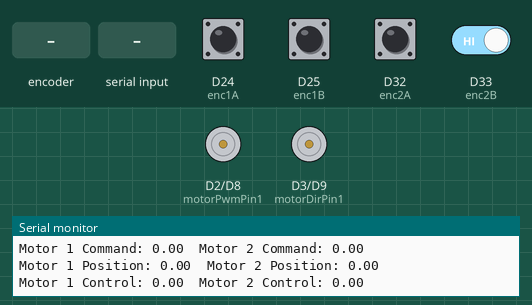
This sketch was run on a simulated Arduino Due. On the bench: motor-driver pin pairs drawn as motors (green arrow = first pin HIGH = forward, orange = second pin HIGH = backward, longer = more drive), the last lines printed to the serial monitor. The inputs (shaded band) are chosen by the test bench; at power-on: D24 (enc1A), D25 (enc1B), D32 (enc2A), D33 (enc2B) HIGH (analog values on the 0–1023 scale).

Above: at 1.2 s.
1.3 s: rotary encoder on D24 (enc1A) / D25 (enc1B) turned 3 steps (first pin leading)
At 3.0 s:
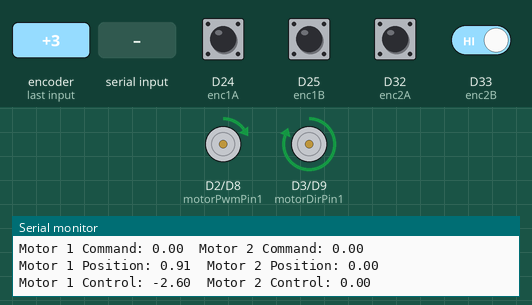
3.4 s: "1,90\n" received over Serial
At 6.2 s:
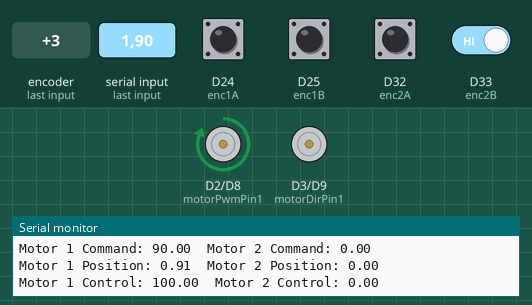
6.4 s: D32 (enc2A) pulled LOW for 0.15 s
At 6.47 s:
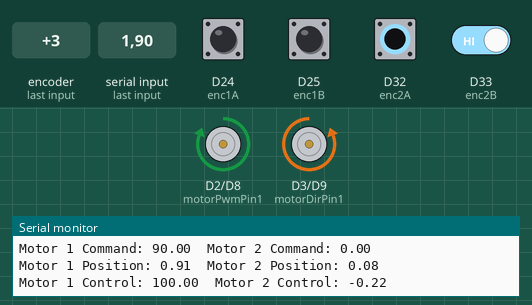
8.0 s: D32 (enc2A) pulled LOW for 3.2 s
At 12.1 s:
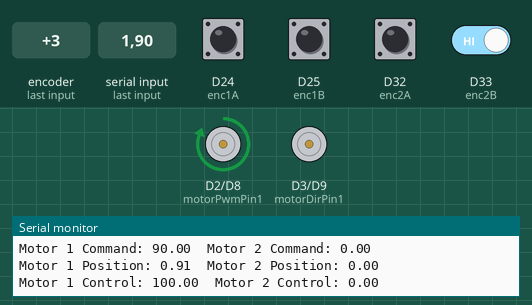
12.7 s: D32 (enc2A) driven LOW and D33 (enc2B) driven LOW
At 13.3 s:
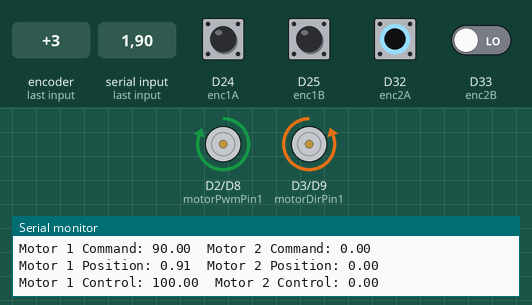
14.2 s: D33 (enc2B) driven HIGH
At 15.6 s:
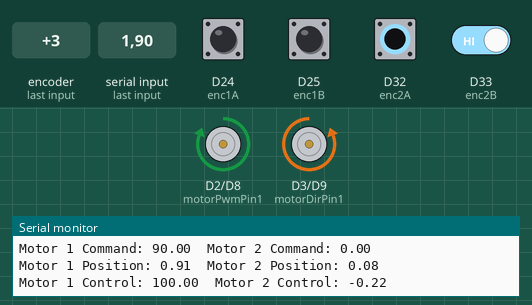
Timing chart, 0 to 16.7 s (numbered marks = the images above; inputs shaded):
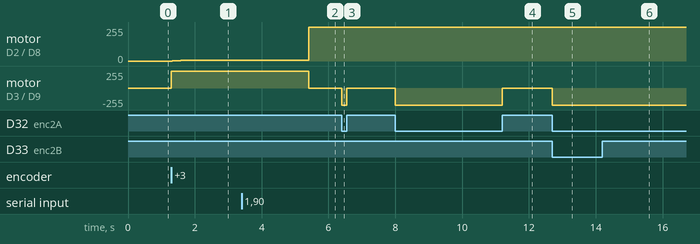

The sketch:

gimbalControllerPID.ino
```cpp
/************************
This code implements PID control on position of two dc
 motors. State knowledge is based on quadrature encoder
 feedback.

 Hardware required for implementation
	Arduino Due
	H-bridge motor driver with PWM and DIR pins (e.g. Pololu G2 High-Power Motor Driver 24v13)
	DC motor with encoder with CPR>>360 (99:1 Metal Gear motor 25Dx54L mm HP 12V with 48 CPR Encoder)
		Note: The CPR of the recommended motor is effective 4741 after the gearbox.
	Optional: Logic level shifter (most encoders use 5v, including the recommended. The DUE requires 3.3v logic)

Wiring
	1)There should be four wires to each encoder (A, B, 5v, GND)
		A and B connect to the selected pins (see enc1A - enc2B)
		GND is commoned with the Arduino GND pin
		5v can come from any source (including Arduino) as long as GND of the source is commoned with logic

	2)POTs 1 and 2 should each have three connections
		Connection 1 to 3.3v on Arduino
		Connection 2 to the pin indicated in code (see potPin1 and potPin2)
		Connection 3 to GND of the Arduino

	3)Follow the H-bridge wiring scheme from the manufacturer
		see https://www.pololu.com/product/2992 for the H-bridge selected
		and https://www.pololu.com/product/3219 for the motor selected

Tuning
	The kp values indicated in this code were calculated to saturate (give full throttle) to the
	motor when there is an error of 5 degrees. This is appropriate for generally continuous command
	strings provided the rate of command change is within the motor operating frequency.

	ki and kd values are initially zeroed.

	If the rise-time (the time required for an initial error to become acceptably small, ignoring overshoot)
	is acceptably small, then kp should remain its default value.

	If there is an unacceptable level of overshoot
	or settling time increase the kd value in increments of 5 until an the system settles quickly enough.

	Once kp and kd are chosen, add a disturbance force to the motor output. This can be a spring, or
	any external circumstance which causes an error in the output. Then slowly increase ki until the error is
	eliminated quickly enough. ki should be kept as small as possible as it can cause instabilities and degrade
	the dynamic response of the system.

Other Notes
	The direction was arbitrarily chosen in the code. If the system appears unstable initially, change the
	initialization of "dir" within the direction function. This swaps which direction is positive and negative.

************************/


/************************
Global Variables
*************************/
bool enc1AState, enc1BState, enc2AState, enc2BState;	//Encoder channel states
const int enc1A = 24;	//Pins for encoders
const int enc1B = 25;	//Pins for encoders
const int enc2A = 32;	//Pins for encoders
const int enc2B = 33;	//Pins for encoders

long count1, count2;	//Global variables to track position of motors (encoders)

float adcBits = 12.0;
float pwmBits = 12.0;
float encoder1CPR = 4741.44;
float encoder2CPR = 4741.44;

float ang[] = {0.0, 0.0};

/************************
	Setup...
*************************/
void setup()
{
	Serial.begin(115200);


	//Global Setup
	count1 = 0;	//Initialize encoder count
	count2 = 0;	//Initialize encoder count

	pinMode(enc1A, INPUT_PULLUP);	//Setup pin for encoder channel. Pullup for non-totempole output
	pinMode(enc1B, INPUT_PULLUP);	//Setup pin for encoder channel. Pullup for non-totempole output
	enc1AState = digitalRead(enc1A);	//Initialize encoder state
	enc1BState = digitalRead(enc1B);	//Initialize encoder state
	attachInterrupt(digitalPinToInterrupt(enc1A), enc1A_changed, CHANGE);	//Setup interrupt for background proccessing
    attachInterrupt(digitalPinToInterrupt(enc1B), enc1B_changed, CHANGE);	//Setup interrupt for background proccessing

	pinMode(enc2A, INPUT_PULLUP);	//Setup pin for encoder channel. Pullup for non-totempole output
	pinMode(enc2B, INPUT_PULLUP);	//Setup pin for encoder channel. Pullup for non-totempole output
	enc2AState = digitalRead(enc2A);	//Initialize encoder state
	enc2BState = digitalRead(enc2B);	//Initialize encoder state
	attachInterrupt(digitalPinToInterrupt(enc2A), enc2A_changed, CHANGE);	//Setup interrupt for background proccessing
    attachInterrupt(digitalPinToInterrupt(enc2B), enc2B_changed, CHANGE);	//Setup interrupt for background proccessing

	//ADC and PWM precision
	analogWriteResolution(pwmBits);
	analogReadResolution(adcBits);


}

/************************
	Loop...
*************************/
void loop()
{
	const int motorPwmPin1 = 2;	//Define pins for motor PWM
	const int motorPwmPin2 = 8;	//Define pins for motor PWM

	pinMode(motorPwmPin1, OUTPUT);	//Setup pins for motor PWM
	pinMode(motorPwmPin2, OUTPUT);	//Setup pins for motor PWM

	const int motorDirPin1 = 3;	//Define pins for motor direction
	const int motorDirPin2 = 9;	//Define pins for motor direction

	pinMode(motorDirPin1, OUTPUT);	//Setup pins for motor direction
	pinMode(motorDirPin2, OUTPUT);	//Setup pins for motor direction

	unsigned long lastTime1 = millis();	//Initialize sampeling timing
	unsigned long lastTime2 = millis();	//Initialize sampeling timing
	unsigned long lastPrintTime = millis();
	unsigned long loopTime1, loopTime2;

	float deg1, deg2, deg1_c, deg2_c, deg1_d1, deg2_d1, control1, control2, vel1, vel2, vel1_d1, vel2_d1, acc1, acc2;	//Define all the float variables

	const int Ts = 10; //Sample period in milliseconds
	const float tau = .00005;	//digital LPF coefficent

	const float intThresh1 = 3;	//Threshold for using integrator (deg)
	const float contThresh1 = 1.0;	//Threshold for control variable saturation (dec of bits)
	const float intThresh2 = 3;	//Threshold for using integrator (deg)
	const float contThresh2 = 1.0;	//Threshold for control variable saturation (dec of bits)

	bool flag1 = true;	//Is this the first time through?
	bool flag2 = true;	//Is this the first time through?

	//Conditions for Kp calculation
	const float maxErrorDeg1 = 35.0;
	const float maxErrorDeg2 = 35.0;

	//Constant variables for PID algorithm
	const float kp1 = 1.0/maxErrorDeg1;	//Should be .2 when using 5-degrees
	const float ki1 = 0.0;
	//const float kd1 = -0.00002;
	const float kd1 = 0.0;

	//Constant variables for PID algorithm
	const float kp2 = 1.0/maxErrorDeg2;	//Should be .2 when using 5-degrees
	const float ki2 = 0.0;
	const float kd2 = 0.0;

	const int potPin1 = A1;	//Define pins for Potentiometers
	const int potPin2 = A2;	//Define pins for Potentiometers

	pinMode(potPin1, INPUT);	//Setup pins for Potentiometers
	pinMode(potPin2, INPUT);	//Setup pins for Potentiometers

	while(1)
	{
		if (Serial.available())	//Serial Data is in the buffer...
		{
			Serial.println("Read New Command");
			serial_parser();
			Serial.println("New Command");
		}

		loopTime1 = millis() - lastTime1;
		if( loopTime1 >= Ts)
		{
			lastTime1 = millis();
			deg1 = (float(count1)*360.0)/encoder1CPR;
			vel1 = (deg1 - deg1_d1)/((float(loopTime1)/1000.0));
			acc1 = (vel1 - vel1_d1)/((float(loopTime1)/1000.0));
			deg1_c = float(ang[1]);
			control1 = pid1(deg1, deg1_c, Ts, tau, kp1, ki1, kd1, intThresh1, contThresh1, flag1);
			digitalWrite(motorDirPin1, direction1(control1));
			analogWrite(motorPwmPin1, (pow(2.0,pwmBits)-1)*abs(control1));
			if(flag1)
			{
				flag1 = !flag1;
			}
			deg1_d1 = deg1;
			vel1_d1 = vel1;
		}

		loopTime2 = millis() - lastTime2;
		if( loopTime2 >= Ts)
		{
			lastTime2 = millis();
			deg2 = (count2*360.0)/encoder2CPR;
			vel2 = (deg2 - deg2_d1)/((float(loopTime2)/1000.0));
			acc2 = (vel2 - vel2_d1)/((float(loopTime2)/1000.0));
			deg2_c = ang[2];
			control2 = pid2(deg2, deg2_c, Ts, tau, kp2, ki2, kd2, intThresh2, contThresh2, flag2);
			digitalWrite(motorDirPin2, direction2(control2));
			analogWrite(motorPwmPin2, (pow(2.0,pwmBits)-1)*abs(control2));
			if(flag2)
			{
				flag2 = !flag2;
			}
			deg2_d1 = deg2;
			vel2_d1 = vel2;
		}
		if((millis() - lastPrintTime >= 1000))
		{
			Serial.print("Motor 1 Command: "); Serial.print(deg1_c); Serial.print("\t");
			Serial.print("Motor 2 Command: "); Serial.println(deg2_c);
			Serial.print("Motor 1 Position: "); Serial.print(deg1); Serial.print("\t");
			Serial.print("Motor 2 Position: "); Serial.println(deg2);
			Serial.print("Motor 1 Control: "); Serial.print(control1*100.0); Serial.print("\t");
			Serial.print("Motor 2 Control: "); Serial.println(control2*100.0);
			Serial.println("");
			lastPrintTime = millis();

			/* Serial.print("Motor 1 Pos: "); Serial.print(deg1); Serial.print("\t");
			Serial.print("Motor 2 Pos: "); Serial.println(deg2);
			Serial.print("Motor 1 Vel: "); Serial.print(vel1); Serial.print("\t");
			Serial.print("Motor 2 Vel: "); Serial.println(vel2);
			Serial.print("Motor 1 Acc: "); Serial.print(acc1); Serial.print("\t");
			Serial.print("Motor 2 Acc: "); Serial.println(acc2);
			Serial.println(""); */

			/* Serial.print(deg1);Serial.print("\t");
			Serial.print(vel1);Serial.print("\t");
			Serial.println(acc1);
			lastPrintTime = millis();			*/
		}
	}
}

/************************
Additional Functions
*************************/
float pid1(float state, float stateCommand, float Ts, float tau, float kp, float ki, float kd, float intThresh, float contThresh, bool flag)
{

	static float integrator, differentiator, error_d1;

	if(flag)
	{
		integrator = 0.0;
		differentiator = 0.0;
		error_d1 = 0.0;
	}

	float error = stateCommand - state;

	if(abs(error) < intThresh && abs(error) > .25)
	{
		integrator = integrator + (Ts/2.0)*(error + error_d1);
	}
	else
	{
		integrator = 0.0;
	}

	//differentiator = ((2.0*tau - Ts)/(2.0*tau + Ts))*differentiator + (2.0/(2.0*tau + Ts))*(error - error_d1);

	differentiator = (error_d1 - error)/Ts;

	error_d1 = error;

	return(saturate(kp*error + ki*integrator + kd*differentiator, contThresh));

}

float pid2(float state, float stateCommand, float Ts, float tau, float kp, float ki, float kd, float intThresh, float contThresh, bool flag)
{
	Ts = .01;

	static float integrator, differentiator, error_d1;

	if(flag)
	{
		integrator = 0.0;
		differentiator = 0.0;
		error_d1 = 0.0;
	}

	float error = stateCommand - state;

	if(abs(error) < intThresh && abs(error) > .25)
	{
		integrator = integrator + (Ts/2.0)*(error + error_d1);
	}
	else
	{
		integrator = 0.0;
	}

	//differentiator = ((2.0*tau - Ts)/(2.0*tau + Ts))*differentiator + (2.0/(2.0*tau + Ts))*(error - error_d1);

	differentiator = (error_d1 - error)/Ts;

	error_d1 = error;

	return(saturate(kp*error + ki*integrator + kd*differentiator, contThresh));

}


float saturate(float control, float controlThresh)
{
	if(control > controlThresh)
	{
		control = controlThresh;
	}
	else if(control < -controlThresh)
	{
		control = -controlThresh;
	}

	return(control);
}

void enc1A_changed()
{
    enc1AState = digitalRead(enc1A);
	//Serial.print("\t");
	//Serial.println("enc1A");

    if(enc1AState)  //A changed to HIGH
    {
        if(enc1BState)  //B is HIGH
        {
            count1--;
        }
        else	//B is LOW
        {
            count1++;
        }
    }
    else	//A changed to LOW
    {
        if(enc1BState)	//B is HIGH
        {
            count1++;
        }
        else //B is LOW
        {
            count1--;
        }
    }
}

void enc1B_changed()
{
    enc1BState = digitalRead(enc1B);
	//Serial.print("\t");
	//Serial.println("enc1B");
    if(enc1BState)  //B changed to HIGH
    {
        if(enc1AState)  //A is HIGH
        {
            count1++;
        }
        else  //A is LOW
        {
            count1--;
        }
    }
    else  //B changed to LOW
    {
        if(enc1AState)  //A is HIGH
        {
            count1--;
        }
        else  //A is LOW
        {
            count1++;
        }
    }
}

void enc2A_changed()
{
    enc2AState = digitalRead(enc2A);

	//Serial.println("enc2A");

	if(enc2AState)  //A changed to HIGH
    {
        if(enc2BState)  //B is HIGH
        {
            count2--;
        }
        else	//B is LOW
        {
            count2++;
        }
    }
    else	//A changed to LOW
    {
        if(enc2BState)	//B is HIGH
        {
            count2++;
        }
        else	//B is LOW
        {
            count2--;
        }
    }
}

void enc2B_changed()
{
    enc2BState = digitalRead(enc2B);

    if(enc2BState)  //B changed to HIGH
    {
        if(enc2AState)  //A is HIGH
        {
            count2++;
			//Serial.println("enc2B, B high, A high, count2++");
        }
        else  //A is LOW
        {
            count2--;

			//Serial.println("enc2B, B High, A Low, count2--");
        }
    }
    else  //B changed to LOW
    {
        if(enc2AState)  //A is HIGH
        {
            count2--;
			//Serial.println("enc2B, B Low, A High, count2--");
        }
        else  //A is LOW
        {
            count2++;
			//Serial.println("enc2B, B Low, A Low, count2++");
        }
    }
}

bool direction1(float control)
{
	bool dir;

	if(control >= 0)
	{
		dir = 0;
	}
	else
	{
		dir = 1;
	}
	return(dir);
}

bool direction2(float control)
{
	bool dir;

	if(control >= 0)
	{
		dir = 0;
	}
	else
	{
		dir = 1;
	}
	return(dir);
}

void serial_parser()
{
	int index = Serial.parseInt();
	float angle_c = Serial.parseFloat();

	ang[index] = angle_c;

	Serial.flush();
}
```

Measured:
- after the input at 1.3 s, motor on D2 (motorPwmPin1) / D8 (motorPwmPin2): stopped → forward 2/255 at once, → forward 4/255 0.20 s later, → forward 6/255 0.20 s later; motor on D3 (motorDirPin1) / D9 (motorDirPin2): stopped → forward 255/255 at once
- after the input at 3.4 s, motor on D2 (motorPwmPin1) / D8 (motorPwmPin2): forward 6/255 → forward 255/255 after 2.0 s; motor on D3 (motorDirPin1) / D9 (motorDirPin2): forward 255/255 → stopped after 2.0 s
- after the input at 6.4 s, motor on D3 (motorDirPin1) / D9 (motorDirPin2): stopped → backward 255/255 at once, → stopped 0.15 s later
- after the input at 8.0 s, motor on D3 (motorDirPin1) / D9 (motorDirPin2): stopped → backward 255/255 at once, → stopped 3.2 s later
- after the input at 12.7 s, motor on D2 (motorPwmPin1) / D8 (motorPwmPin2): forward 255/255 → forward 254/255 at once; motor on D3 (motorDirPin1) / D9 (motorDirPin2): stopped → backward 255/255 at once
- after the input at 14.2 s, motor on D2 (motorPwmPin1) / D8 (motorPwmPin2): forward 254/255 → forward 255/255 at once
